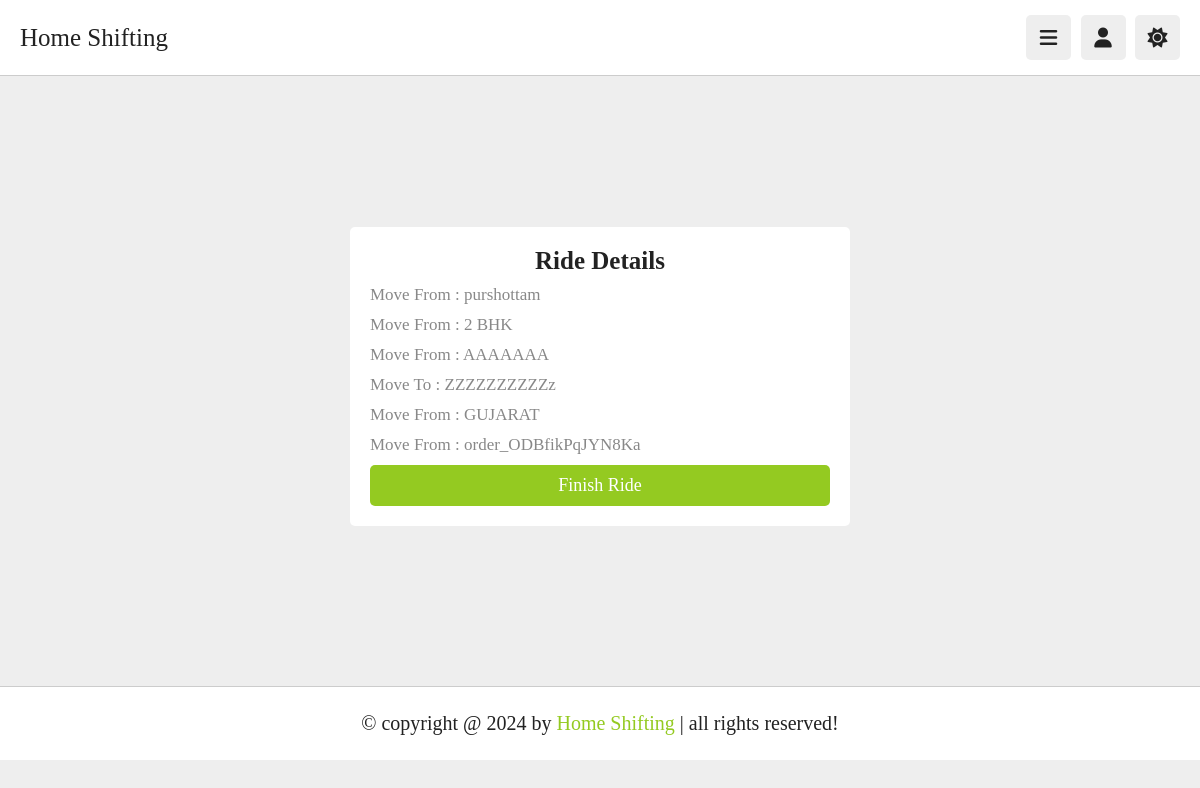
The page /attache_partner/accept (signed in) on the database its author committed.
### myapp/models.py (models this page shows, shortened)
class Booking(models.Model):
    ORDERSTATUS = (("house-type","house-type"),("Booking","Booking"),("payment-status","payment-status"),("on-the-way","on-the-way"),("cancel","Cancle"),("finish","finish process"))
    htype = models.CharField(max_length=40,null=True)
    userid = models.ForeignKey(User,on_delete=models.CASCADE)
    bname = models.CharField(max_length=40)
    movefrom = models.TextField(max_length=40)
    moveto = models.TextField(max_length=40)
    state = models.CharField(max_length=40)
    zipcode = models.PositiveIntegerField()
    price = models.PositiveIntegerField()
    date = models.DateTimeField(default=timezone.now)
    razorpay_order_id=models.CharField(max_length=100,null=True,blank=True)
    razorpay_payment_id=models.CharField(max_length=100,null=True,blank=True)
    status = models.CharField(max_length=20,choices = ORDERSTATUS,default="Booking")
    statuscheck = models.BooleanField(default = False)
    house_type_active = models.BooleanField(default=False)
    booking_active = models.BooleanField(default=False)
    payment_status_active = models.BooleanField(default=False)
    on_the_way_active = models.BooleanField(default=False)
    cancel_active = models.BooleanField(default=False)
    finish_active = models.BooleanField(default=False)
    def save(self, *args, **kwargs):
        current_status = self.status
        self.house_type_active = current_status == 'house-type'
        self.booking_active = current_status == 'Booking'
        self.payment_status_active = current_status == 'payment-status'
        self.on_the_way_active = current_status == 'on-the-way'
        self.cancel_active = current_status == 'cancel'
        self.finish_active = current_status == 'finish'
        super().save(*args, **kwargs)

### myapp2/views.py (the view)
# urls.py: path('accept', views.accept, name='accept'),
def accept(request):
    try:
        truckpartner = Truckpartner.objects.get(t_email = request.session['email'])
        uemail = request.session.get('uemail')
        user = get_object_or_404(User, uemail=uemail)
        booking = Booking.objects.filter(userid=user).latest('razorpay_order_id')
        truckpartner.on_work = True
        truckpartner.save()
        booking.statuscheck = True
        booking.save()
        uemail = request.session.get('uemail')
        user = get_object_or_404(User, uemail=uemail)
        booking = Booking.objects.filter(userid=user).latest('razorpay_order_id')
        print("------------------",booking.finish_active)
        return render(request,"accept.html",{'user':user , "booking":booking})
    except Exception as e:
        print('============---------------',e)
        pass
    return render(request,"delivery_index.html")

### myapp2/templates/accept.html (shortened to what this page needs)
{% extends 'delivery_header.html' %}
{% load static %}
{% block content %}
<section class="form-container">
    <form>
        <h3>Ride details</h3>
        <p>Move From : {{booking.bname}}</p>
        <p>Move From : {{booking.htype}}</p>
        <p>Move From : {{booking.movefrom}}</p>
        <p>Move To : {{booking.moveto}}</p>
        <p>Move From : {{booking.state}}</p>
        <p>Move From : {{booking.razorpay_order_id}}</p>
        <a href="{% url 'finishride' %}" class="btn">finish ride</a>
     </form>
</section>
{% endblock %}

### myapp2/static/myapp2/css/style.css (style rules this page uses)
:root { --main-color:#94CA21; --red:#e74c3c; --orange:#f39c12; --light-color:#888; --light-bg:#eee; --black:#222222; --white:#fff; --border:.1rem solid rgba(0,0,0,.2); }
* { font-family: 'Kalam', cursive; margin:0; padding:0; box-sizing: border-box; outline: none; border:none; text-decoration: none; }
html { font-size: 62.5%; overflow-x: hidden; }
body { background-color: var(--light-bg); padding-left: 30rem; }
section { padding:2rem; margin: 0 auto; max-width: 1200px; }
.inline-btn, .inline-option-btn, .inline-delete-btn, .btn, .delete-btn, .option-btn { border-radius: .5rem; color:#fff; font-size: 1.8rem; cursor: pointer; text-transform: capitalize; padding:1rem 3rem; text-align: center; margin-top: 1rem; }
.btn, .delete-btn, .option-btn { display: block; width: 100%; }
.btn, .inline-btn { background-color: var(--main-color); }
.form-container { min-height: calc(100vh - 20rem); display: flex; align-items: center; justify-content: center; }
.form-container form { background-color: var(--white); border-radius: .5rem; padding: 2rem; width: 50rem; }
.form-container form h3 { font-size: 2.5rem; text-transform: capitalize; color: var(--black); text-align: center; }
.form-container form p { font-size: 1.7rem; color: var(--light-color); padding-top: 1rem; }
@media (max-width:1200px) { body { padding-left: 0; } }

### rows shown on the page
Booking: bname "purshottam", htype "2 BHK", movefrom "AAAAAAA", moveto "ZZZZZZZZZZz", state "GUJARAT", razorpay_order_id "order_ODBfikPqJYN8Ka"
